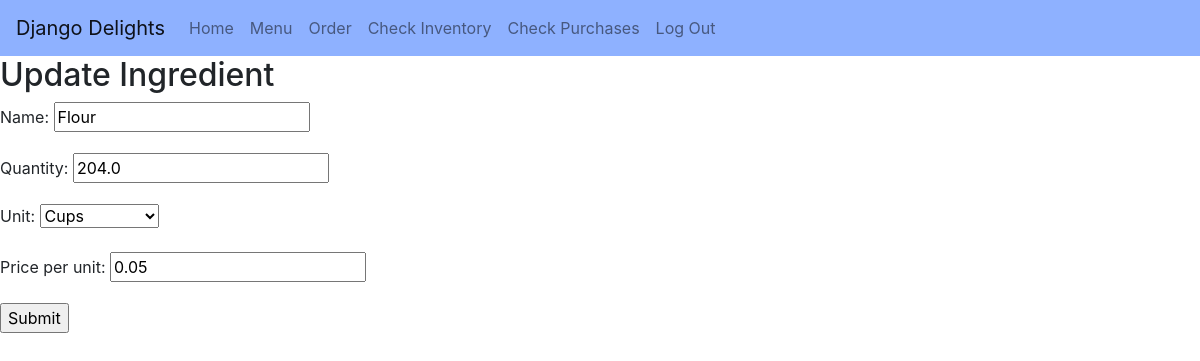
The app's page /ingredients/update/1 (signed in) with its own data.
### inventory/models.py (models this page shows, shortened)
class Ingredient(models.Model):
    POUNDS = 'lbs'
    CUPS = 'cups'
    TABLESPOONS = 'tbsp'
    TEASPOONS = 'tsp'
    EACH = 'each'
    UNIT_CHOICES = [
        (POUNDS, 'Pounds'),
        (CUPS, 'Cups'),
        (TABLESPOONS, 'Tablespoons'),
        (TEASPOONS, 'Teaspoons'),
        (EACH, 'Each')
    ]
    name = models.CharField(max_length=100)
    quantity = models.FloatField()
    unit = models.CharField(max_length=4, choices=UNIT_CHOICES)
    price_per_unit = models.DecimalField(max_digits=10, decimal_places=2)

### inventory/views.py (the view)
# urls.py: path('ingredients/update/<pk>', views.IngredientUpdate.as_view(), name='ingredientupdate'),
class IngredientUpdate(LoginRequiredMixin, UpdateView):
    model = Ingredient
    template_name = 'inventory/ingredient_update_form.html'
    form_class = IngredientUpdateForm

### inventory/forms.py
class IngredientUpdateForm(forms.ModelForm):
    class Meta:
        model = Ingredient
        fields = '__all__'

### inventory/templates/inventory/ingredient_update_form.html (shortened to what this page needs)
{% extends './base.html' %}
{% block content %}
<h2>Update Ingredient</h2>
<form method="post">
<div>
  {{ form.as_p }}
  <input type="submit" value="Submit" />
</div>
</form>
{% endblock %}

### records on screen
Ingredient: name "Flour", quantity "204.0", unit "Cups", price_per_unit "0.05"
